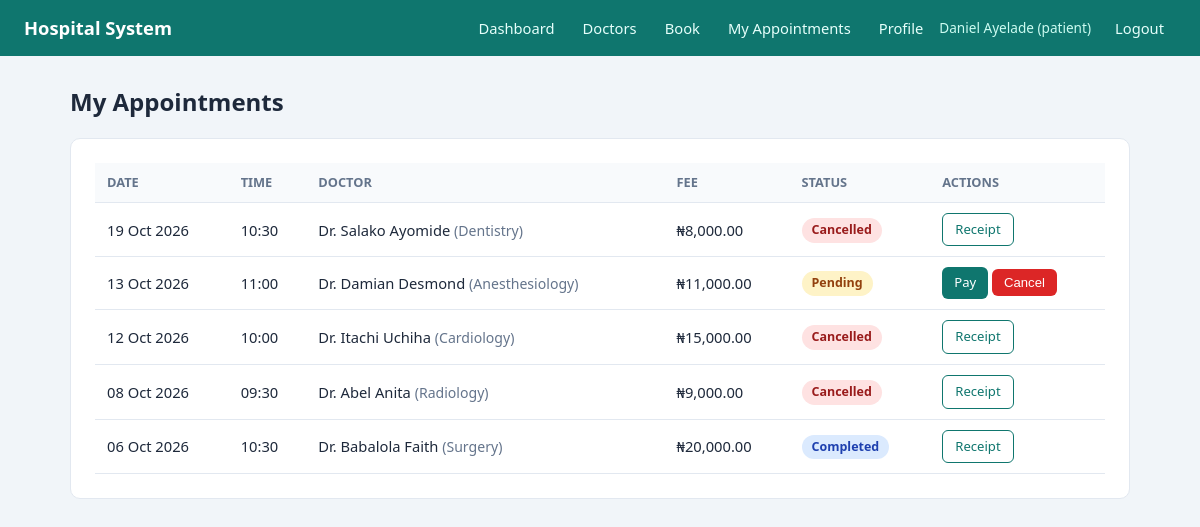
The page /patient/appointments.php (signed in) on the database its author committed.
### tables this page shows
CREATE TABLE `appointments` (
  `appointment_id` int(11) NOT NULL,
  `patient_id` int(11) NOT NULL,
  `doctor_id` int(11) NOT NULL,
  `appointment_date` date NOT NULL,
  `appointment_time` time NOT NULL,
  `reason` text DEFAULT NULL,
  `fee` decimal(10,2) NOT NULL,
  `status` enum('pending','confirmed','completed','cancelled') DEFAULT 'pending',
  `created_at` timestamp NOT NULL DEFAULT current_timestamp(),
  `active_slot` varchar(40) GENERATED ALWAYS AS (if(`status` = 'cancelled',NULL,concat(`doctor_id`,'|',`appointment_date`,'|',`appointment_time`))) STORED
);

CREATE TABLE `doctors` (
  `doctor_id` int(11) NOT NULL,
  `full_name` varchar(100) NOT NULL,
  `email` varchar(100) NOT NULL,
  `password` varchar(255) NOT NULL,
  `phone` varchar(20) DEFAULT NULL,
  `specialization_id` int(11) NOT NULL,
  `consultation_fee` decimal(10,2) NOT NULL,
  `bio` text DEFAULT NULL,
  `status` enum('active','inactive') DEFAULT 'active',
  `created_at` timestamp NOT NULL DEFAULT current_timestamp()
);

CREATE TABLE `specializations` (
  `specialization_id` int(11) NOT NULL,
  `name` varchar(100) NOT NULL,
  `description` text DEFAULT NULL
);

### includes/auth.php (called while the page is built, shortened)
<?php
require_once __DIR__ . '/../config/config.php';
function currentUserId(): int
{
    return (int) ($_SESSION['user_id'] ?? 0);
}
function currentRole(): ?string
{
    return $_SESSION['role'] ?? null;
}
function e($value): string
{
    return htmlspecialchars((string) $value, ENT_QUOTES, 'UTF-8');
}
function dashboardUrl(?string $role): string
{
    switch ($role) {
        case 'patient':
            return BASE_URL . 'patient/dashboard.php';
    }
}

### config/config.php (called while the page is built, shortened)
<?php
spl_autoload_register(function ($class) {
    $file = __DIR__ . '/../classes/' . $class . '.php';
});

### classes/Database.php (called while the page is built, shortened)
<?php
class Database
{
    private static ?Database $instance = null;
    private PDO $conn;
    private function __construct()
    {
        $dsn = "mysql:host=" . DB_HOST . ";dbname=" . DB_NAME . ";charset=utf8mb4";
        $options = [
            PDO::ATTR_ERRMODE            => PDO::ERRMODE_EXCEPTION,
            PDO::ATTR_DEFAULT_FETCH_MODE => PDO::FETCH_ASSOC,
            PDO::ATTR_EMULATE_PREPARES   => false,
        ];
        try {
            $this->conn = new PDO($dsn, DB_USER, DB_PASS, $options);
        } catch (PDOException $e) {
            die("Database connection failed: " . $e->getMessage());
        }
    }
    public static function getInstance(): Database
    {
        if (self::$instance === null) {
            self::$instance = new Database();
        }
        return self::$instance;
    }
    public function query(string $sql, array $params = []): PDOStatement
    {
        $stmt = $this->conn->prepare($sql);
        $stmt->execute($params);
        return $stmt;
    }
    public function fetchAll(string $sql, array $params = []): array
    {
        return $this->query($sql, $params)->fetchAll();
    }
}

### classes/Appointment.php (called while the page is built, shortened)
<?php
class Appointment
{
    private Database $db;
    public function __construct()
    {
        $this->db = Database::getInstance();
    }
    public function getByPatient(int $patientId): array
    {
        return $this->db->fetchAll(
            "SELECT a.*, d.full_name AS doctor_name, s.name AS specialization,
                    (SELECT COUNT(*) FROM payments pay
                     WHERE pay.appointment_id = a.appointment_id AND pay.status = 'success') AS is_paid
             FROM appointments a
             JOIN doctors d ON d.doctor_id = a.doctor_id
             JOIN specializations s ON s.specialization_id = d.specialization_id
             WHERE a.patient_id = ?
             ORDER BY a.appointment_date DESC, a.appointment_time DESC",
            [$patientId]
        );
    }
}

### classes/Payment.php (called while the page is built, shortened)
<?php
class Payment
{
    private Database $db;
    public function __construct()
    {
        $this->db = Database::getInstance();
    }
    public function getByPatient(int $patientId): array
    {
        return $this->db->fetchAll(
            "SELECT pay.*, a.appointment_date, a.appointment_time, d.full_name AS doctor_name
             FROM payments pay
             JOIN appointments a ON a.appointment_id = pay.appointment_id
             JOIN doctors d ON d.doctor_id = a.doctor_id
             WHERE a.patient_id = ?
             ORDER BY pay.paid_at DESC",
            [$patientId]
        );
    }
}

### patient/appointments.php (the view, shortened to what this page needs)
<?php
require_once __DIR__ . '/../includes/auth.php';
$patientId = currentUserId();
$appointments = (new Appointment())->getByPatient($patientId);
$receipts = [];
foreach ((new Payment())->getByPatient($patientId) as $p) {
    if (in_array($p['status'], ['success', 'refunded'], true)) {
        $receipts[$p['appointment_id']] = $p['payment_id'];
    }
}
require __DIR__ . '/../includes/header.php';
?>
<h1 class="page-title">My Appointments</h1>
<div class="card">
    <div class="table-wrap">
    <table>
        <thead><tr><th>Date</th><th>Time</th><th>Doctor</th><th>Fee</th><th>Status</th><th>Actions</th></tr></thead>
        <tbody>
        <?php foreach ($appointments as $a): ?>
            <tr>
                <td><?= e(date('d M Y', strtotime($a['appointment_date']))) ?></td>
                <td><?= e(substr($a['appointment_time'], 0, 5)) ?></td>
                <td>Dr. <?= e($a['doctor_name']) ?> <span class="muted">(<?= e($a['specialization']) ?>)</span></td>
                <td>&#8358;<?= number_format($a['fee'], 2) ?></td>
                <td><span class="badge badge-<?= e($a['status']) ?>"><?= e($a['status']) ?></span></td>
                <td>
                    <?php if ($a['status'] === 'pending' && !$a['is_paid']): ?>
                        <a class="btn btn-sm" href="pay.php?appointment_id=<?= (int) $a['appointment_id'] ?>">Pay</a>
                    <?php endif; ?>
                    <?php if (isset($receipts[$a['appointment_id']])): ?>
                        <a class="btn btn-sm btn-outline" href="receipt.php?payment_id=<?= (int) $receipts[$a['appointment_id']] ?>">Receipt</a>
                    <?php endif; ?>
                    <?php if (in_array($a['status'], ['pending', 'confirmed'], true)): ?>
                        <button class="btn btn-sm btn-danger" data-cancel-id="<?= (int) $a['appointment_id'] ?>">Cancel</button>
                    <?php endif; ?>
                </td>
            </tr>
        <?php endforeach; ?>
        </tbody>
    </table>
    </div>
</div>
<?php require __DIR__ . '/../includes/footer.php'; ?>

### includes/header.php (shortened to what this page needs)
<?php
require_once __DIR__ . '/auth.php';
$role = currentRole();
?>
<!DOCTYPE html>
<html lang="en">
<head>
    <link rel="stylesheet" href="<?= BASE_URL ?>assets/css/style.css">
</head>
<body>
<header class="topbar">
    <a class="brand" href="<?= e(dashboardUrl($role)) ?>"> Hospital System</a>
    <nav>
        <?php if ($role === 'patient'): ?>
            <a href="<?= BASE_URL ?>patient/dashboard.php">Dashboard</a>
            <a href="<?= BASE_URL ?>patient/doctors.php">Doctors</a>
            <a href="<?= BASE_URL ?>patient/book.php">Book</a>
            <a href="<?= BASE_URL ?>patient/appointments.php">My Appointments</a>
            <a href="<?= BASE_URL ?>patient/profile.php">Profile</a>
        <?php elseif ($role === 'doctor'): ?>
            <a href="<?= BASE_URL ?>doctor/dashboard.php">Dashboard</a>
            <a href="<?= BASE_URL ?>doctor/appointments.php">Appointments</a>
            <a href="<?= BASE_URL ?>doctor/availability.php">Availability</a>
        <?php else: ?>
            <a href="<?= BASE_URL ?>auth/login.php">Login</a>
            <a href="<?= BASE_URL ?>auth/register.php">Register</a>
        <?php endif; ?>
        <?php if ($role): ?>
            <span class="user"><?= e($_SESSION['user_name'] ?? '') ?> (<?= e($role) ?>)</span>
            <a href="<?= BASE_URL ?>auth/logout.php">Logout</a>
        <?php endif; ?>
    </nav>
</header>
<main class="container">

### includes/footer.php (shortened to what this page needs)
</main>
</body>
</html>

### assets/css/style.css (style rules this page uses)
:root { --primary: #0f766e; --primary-dark: #115e59; --bg: #f1f5f9; --card: #ffffff; --text: #1e293b; --muted: #64748b; --border: #e2e8f0; --danger: #dc2626; --success: #16a34a; --warning: #d97706; }
* { box-sizing: border-box; margin: 0; padding: 0; }
body { font-family: "Segoe UI", Arial, sans-serif; background: var(--bg); color: var(--text); line-height: 1.5; }
a { color: var(--primary); text-decoration: none; }
.topbar { background: var(--primary); color: #fff; padding: 0 24px; display: flex; align-items: center; justify-content: space-between; flex-wrap: wrap; }
.topbar .brand { font-weight: 700; font-size: 1.15rem; padding: 14px 0; color: #fff; }
.topbar nav { display: flex; flex-wrap: wrap; gap: 4px; align-items: center; }
.topbar nav a { color: #e6fffb; padding: 14px 12px; font-size: .92rem; }
.topbar .user { color: #ccfbf1; font-size: .85rem; margin-right: 8px; }
.container { max-width: 1100px; margin: 28px auto; padding: 0 20px; }
.card { background: var(--card); border: 1px solid var(--border); border-radius: 10px; padding: 24px; margin-bottom: 20px; }
.page-title { margin-bottom: 18px; font-size: 1.5rem; }
.btn { display: inline-block; background: var(--primary); color: #fff; border: 0; padding: 10px 18px; border-radius: 6px; font-size: .95rem; cursor: pointer; }
.btn-danger { background: var(--danger); }
.btn-outline { background: transparent; color: var(--primary); border: 1px solid var(--primary); }
.btn-sm { padding: 6px 12px; font-size: .82rem; }
.table-wrap { overflow-x: auto; }
table { width: 100%; border-collapse: collapse; font-size: .92rem; }
th, td { text-align: left; padding: 10px 12px; border-bottom: 1px solid var(--border); }
th { background: #f8fafc; font-size: .8rem; text-transform: uppercase; color: var(--muted); }
.badge { display: inline-block; padding: 3px 10px; border-radius: 999px; font-size: .78rem; font-weight: 600; text-transform: capitalize; }
.badge-pending, .badge-failed { background: #fef3c7; color: #92400e; }
.badge-completed { background: #dbeafe; color: #1e40af; }
.badge-cancelled { background: #fee2e2; color: #991b1b; }
.muted { color: var(--muted); font-size: .88rem; }

### rows shown on the page
appointments: appointment_date "19 Oct 2026", appointment_time "10:30", doctor.full_name "Salako Ayomide", specializations.name "Dentistry", fee "8,000.00", status "Cancelled"
appointments: appointment_date "13 Oct 2026", appointment_time "11:00", doctor.full_name "Damian Desmond", specializations.name "Anesthesiology", fee "11,000.00", status "Pending"
appointments: appointment_date "12 Oct 2026", appointment_time "10:00", doctor.full_name "Itachi Uchiha", specializations.name "Cardiology", fee "15,000.00", status "Cancelled"
appointments: appointment_date "08 Oct 2026", appointment_time "09:30", doctor.full_name "Abel Anita", specializations.name "Radiology", fee "9,000.00", status "Cancelled"
appointments: appointment_date "06 Oct 2026", appointment_time "10:30", doctor.full_name "Babalola Faith", specializations.name "Surgery", fee "20,000.00", status "Completed"

### other values the page prints
$_SESSION['user_name'] "Daniel Ayelade"
$role "patient"
